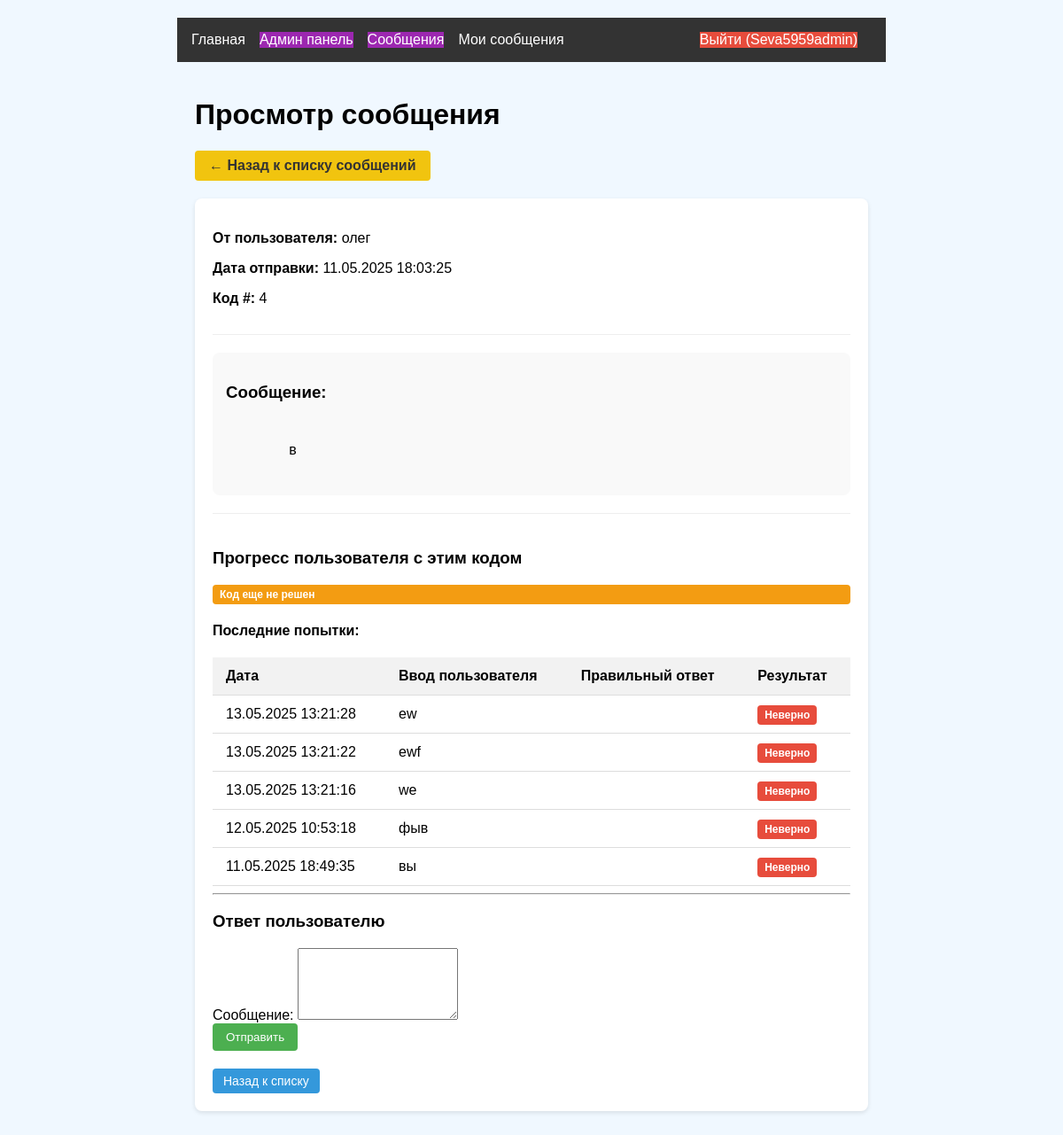
The page /admin/messages/12 (signed in) on the database its author committed.
### models.py (models this page shows, shortened)
class User(UserMixin, db.Model):
    id = db.Column(db.Integer, primary_key=True)
    username = db.Column(db.String(64), unique=True)
    password_hash = db.Column(db.String(128))
    is_admin = db.Column(db.Boolean, default=False)

class AdminMessage(db.Model):
    id = db.Column(db.Integer, primary_key=True)
    user_id = db.Column(db.Integer, db.ForeignKey('user.id'))
    admin_id = db.Column(db.Integer, db.ForeignKey('user.id'))  # ➕ Добавлено
    message = db.Column(db.Text)
    code_id = db.Column(db.Integer, db.ForeignKey('code_status.id'))
    created_at = db.Column(db.DateTime)
    read = db.Column(db.Boolean, default=False)
    user = db.relationship('User', foreign_keys=[user_id], backref=db.backref('admin_messages', lazy=True))
    admin = db.relationship('User', foreign_keys=[admin_id])  # ➕ Добавлено
    code = db.relationship('CodeStatus', backref=db.backref('messages', lazy=True))
    read_by_user = db.Column(db.Boolean, default=False)
    read_by_admin = db.Column(db.Boolean, default=False)

class CodeStatus(db.Model):
    id = db.Column(db.Integer, primary_key=True)
    number = db.Column(db.Integer, unique=True)
    solved = db.Column(db.Boolean, default=False)

class CodeAttempt(db.Model):
    id = db.Column(db.Integer, primary_key=True)
    user_id = db.Column(db.Integer, db.ForeignKey('user.id'))
    code_id = db.Column(db.Integer, db.ForeignKey('code_status.id'))
    input_text = db.Column(db.String(200))  # Введённый пользователем текст
    is_correct = db.Column(db.Boolean, default=False)  # Верна ли попытка
    attempt_time = db.Column(db.DateTime)  # Время попытки
    user = db.relationship('User', backref=db.backref('attempts', lazy=True))
    code = db.relationship('CodeStatus', backref=db.backref('attempts', lazy=True))

### app.py (the view, shortened to what this page needs)
@app.route('/admin/messages/<int:message_id>', methods=['GET', 'POST'])
@login_required
def view_message(message_id):
    if not current_user.is_admin:
        abort(403)
    message = AdminMessage.query.get_or_404(message_id)
    if not message.read_by_admin:
        message.read_by_admin = True
        db.session.commit()
    return render_template('admin/message_details.html', message=message)

### app.py (called while the page is built)
@login_manager.user_loader
def load_user(user_id):
    return User.query.get(int(user_id))

### templates/admin/message_details.html (shortened to what this page needs)
{% extends "base.html" %}
{% block content %}
<div class="container admin-dashboard">
    <h1>Просмотр сообщения</h1>
    <a href="{{ url_for('admin_messages') }}" class="back-btn">← Назад к списку сообщений</a>
    <div class="admin-section message-details">
        <div class="message-header">
            <div class="message-meta">
                {% if message.admin_id %}
                    <p><strong>От администратора</strong></p>
                {% else %}
                    <p><strong>От пользователя:</strong> {{ message.user.username }}</p>
                {% endif %}
                <p><strong>Дата отправки:</strong> {{ message.created_at.strftime('%d.%m.%Y %H:%M:%S') }}</p>
                <p><strong>Код #:</strong> {{ message.code.number }}</p>
            </div>
        </div>
        <div class="message-body">
            <h3>Сообщение:</h3>
            <div class="message-text">
                {{ message.message }}
            </div>
        </div>
        {% if not message.admin_id %}
        <div class="user-progress-section">
            <h3>Прогресс пользователя с этим кодом</h3>
            {% set progress = message.user.progress|selectattr('code_id', 'eq', message.code.id)|first %}
            {% if progress and progress.solved %}
                <p class="status solved">Пользователь уже решил этот код</p>
                <p>Дата решения: {{ progress.solved_at.strftime('%d.%m.%Y %H:%M') }}</p>
            {% else %}
                <p class="status unsolved">Код еще не решен</p>
                <h4>Последние попытки:</h4>
                {% set attempts = message.user.attempts|selectattr('code_id', 'eq', message.code.id)|list %}
                {% if attempts %}
                    <table class="admin-table">
                        <thead>
                            <tr>
                                <th>Дата</th>
                                <th>Ввод пользователя</th>
                                <th>Правильный ответ</th>
                                <th>Результат</th>
                            </tr>
                        </thead>
                        <tbody>
                            {% for attempt in (attempts|sort(attribute='attempt_time', reverse=True))[:5] %}
                                <tr>
                                    <td>{{ attempt.attempt_time.strftime('%d.%m.%Y %H:%M:%S') }}</td>
                                    <td>{{ attempt.input_text }}</td>
                                    <td>{{ message[message.code.number] }}</td>
                                    <td>
                                        {% if attempt.is_correct %}
                                        <span class="status correct">Верно</span>
                                        {% else %}
                                        <span class="status incorrect">Неверно</span>
                                        {% endif %}
                                    </td>
                                </tr>
                            {% endfor %}
                        </tbody>
                    </table>
                {% else %}
                    <p class="no-data">У пользователя нет попыток решения этого кода</p>
                {% endif %}
            {% endif %}
        </div>
        <hr>
        <div class="reply-form">
            <h3>Ответ пользователю</h3>
            <form method="post">
                <div class="form-group">
                    <label for="message">Сообщение:</label>
                    <textarea name="message" id="message" rows="5" required></textarea>
                </div>
                <button type="submit" class="btn-primary">Отправить</button>
            </form>
        </div>
        {% endif %}
        <div class="admin-actions">
            <a href="{{ url_for('admin_messages') }}" class="admin-btn">Назад к списку</a>
        </div>
    </div>
</div>
{% endblock %}

### templates/base.html (shortened to what this page needs)
<!DOCTYPE html>
<html lang="ru">
<head>
    <link rel="stylesheet" href="{{ url_for('static', filename='css/style.css') }}">
</head>
<body>
    <header>
        <nav>
            {% if current_user.is_authenticated %}
                <div class="nav-left">
                    <a href="{{ url_for('main_index') }}" class="nav-link">Главная</a>
                    <a href="{{ url_for('admin_dashboard') }}" class="nav-link {{ 'admin-link' if current_user.is_admin else 'disabled-link' }}">
                        Админ панель
                    </a>
                    {% if current_user.is_admin %}
                    <a href="{{ url_for('admin_messages') }}" class="nav-link admin-link">
                        Сообщения
                    </a>
                    {% endif %}
                    <a href="{{ url_for('user_messages') }}" class="nav-link">
                        Мои сообщения
                    </a>
                </div>
                <div class="nav-right">
                    <a href="{{ url_for('logout') }}" class="nav-link logout-btn">Выйти ({{ current_user.username }})</a>
                </div>
            {% else %}
                <div class="nav-left">
                    <a href="{{ url_for('login') }}" class="nav-link">Войти</a>
                    <a href="{{ url_for('register') }}" class="nav-link">Регистрация</a>
                </div>
            {% endif %}
        </nav>
    </header>
    <main>
        {% block content %}{% endblock %}
    </main>
</body>
</html>

### static/css/style.css (style rules this page uses)
body { font-family: Arial, sans-serif; max-width: 800px; margin: 0 auto; padding: 20px; background: #f0f8ff; }
button { background: #4CAF50; color: white; border: none; padding: 8px 15px; border-radius: 4px; cursor: pointer; }
nav { display: flex; background: #333; padding: 1rem; }
nav a { color: white; margin-right: 1rem; text-decoration: none; }
.nav-right { margin-left: auto; }
.admin-dashboard { max-width: 1200px; margin: 0 auto; padding: 20px; }
.admin-section { background: #fff; border-radius: 8px; padding: 20px; margin-bottom: 30px; box-shadow: 0 2px 10px rgba(0, 0, 0, 0.1); }
.admin-table { width: 100%; border-collapse: collapse; margin-top: 15px; }
.admin-table th, .admin-table td { padding: 12px 15px; text-align: left; border-bottom: 1px solid #eee; }
.admin-table th { background-color: #f8f9fa; font-weight: 600; }
.admin-btn { display: inline-block; padding: 6px 12px; background-color: #007bff; color: #fff; border-radius: 4px; text-decoration: none; margin-right: 5px; font-size: 14px; }
.back-btn { display: inline-block; margin-bottom: 20px; padding: 8px 16px; background-color: #6c757d; color: #fff; border-radius: 4px; text-decoration: none; }
.admin-link { background-color: #9c27b0; color: white !important; }
.nav-left, .nav-right { display: flex; align-items: center; }
.nav-left { margin-right: auto; }
.logout-btn { background-color: #e74c3c !important; color: white !important; transition: background-color 0.3s; }
.admin-section { background-color: white; border-radius: 8px; padding: 20px; margin-bottom: 20px; box-shadow: 0 2px 5px rgba(0, 0, 0, 0.1); }
.admin-table th, .admin-table td { padding: 12px 15px; text-align: left; border-bottom: 1px solid #ddd; }
.admin-table th { background-color: #f2f2f2; font-weight: bold; }
.status { padding: 4px 8px; border-radius: 4px; font-size: 12px; font-weight: bold; }
.status.unsolved { background-color: #f39c12; color: white; }
.status.incorrect { background-color: #e74c3c; color: white; }
.admin-btn { display: inline-block; padding: 6px 12px; background-color: #3498db; color: white; border-radius: 4px; text-decoration: none; font-size: 14px; transition: background-color 0.3s; }
.back-btn { display: inline-block; padding: 8px 16px; background-color: #f1c40f; color: #333; border-radius: 4px; text-decoration: none; margin-bottom: 20px; font-weight: bold; }
.message-details .message-header { display: flex; justify-content: space-between; margin-bottom: 20px; padding-bottom: 15px; border-bottom: 1px solid #eee; }
.message-body { background-color: #f9f9f9; padding: 15px; border-radius: 8px; margin-bottom: 20px; }
.message-text { white-space: pre-wrap; line-height: 1.5; }
.user-progress-section { margin-top: 20px; padding-top: 20px; border-top: 1px solid #eee; }
.admin-actions { margin-top: 20px; display: flex; gap: 10px; }

### rows shown on the page
User: username "Seva5959admin"
User: user.username "олег"
AdminMessage: created_at "11.05.2025 18:03:25", message "в"
CodeStatus: code.number "4"
CodeAttempt: attempt_time "13.05.2025 13:21:28", input_text "ew", is_correct "Неверно"
CodeAttempt: attempt_time "13.05.2025 13:21:22", input_text "ewf", is_correct "Неверно"
CodeAttempt: attempt_time "13.05.2025 13:21:16", input_text "we", is_correct "Неверно"
CodeAttempt: attempt_time "12.05.2025 10:53:18", input_text "фыв", is_correct "Неверно"
CodeAttempt: attempt_time "11.05.2025 18:49:35", input_text "вы", is_correct "Неверно"
